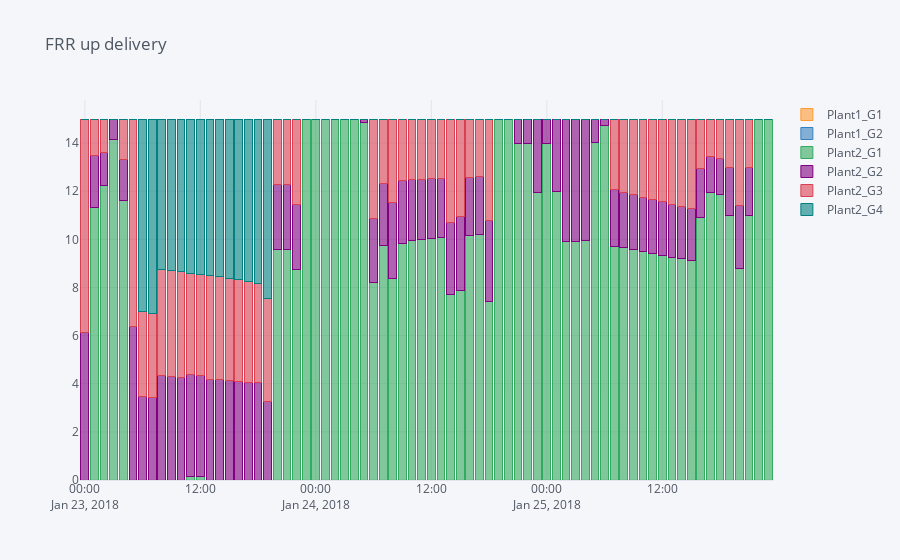
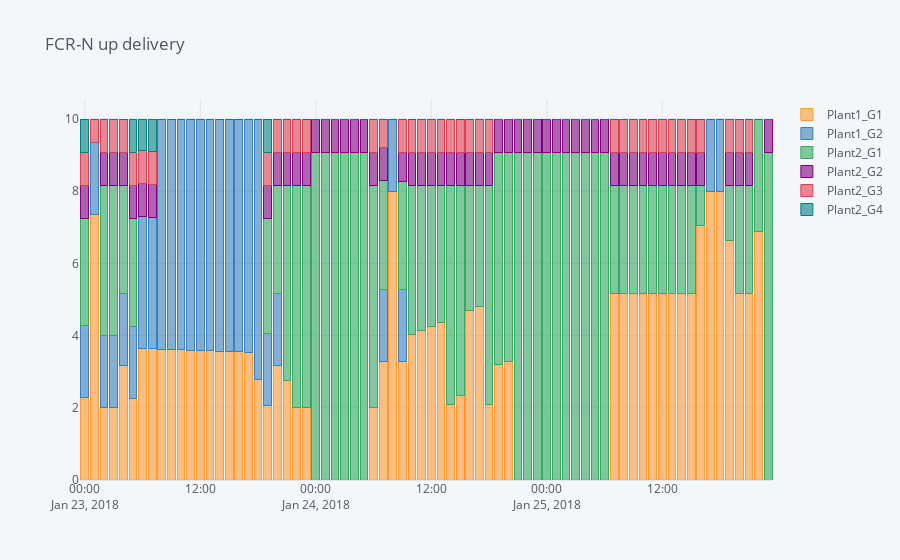
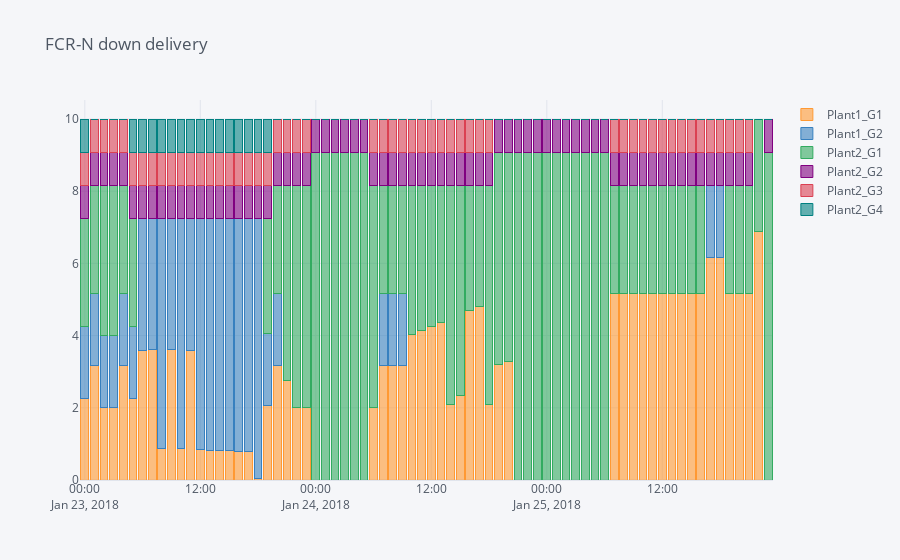

Notebook source saved alongside these figures, in order:
### Markdown cell above
The optimal production set points have shifted for some of the generators due to the new reserve capacity obligations. The plots below show how the reserve capacity has been distributed among the generators.

### Code cell
pd.DataFrame([gen.frr_up_delivery.get().rename(gen.get_name()) for gen in shop.model.generator]).transpose().iplot(title="FRR up delivery", kind='bar', barmode = 'stack')
pd.DataFrame([gen.fcr_n_up_delivery.get().rename(gen.get_name()) for gen in shop.model.generator]).transpose().iplot(title="FCR-N up delivery", kind='bar', barmode = 'stack')
pd.DataFrame([gen.fcr_n_down_delivery.get().rename(gen.get_name()) for gen in shop.model.generator]).transpose().iplot(title="FCR-N down delivery", kind='bar', barmode = 'stack')
